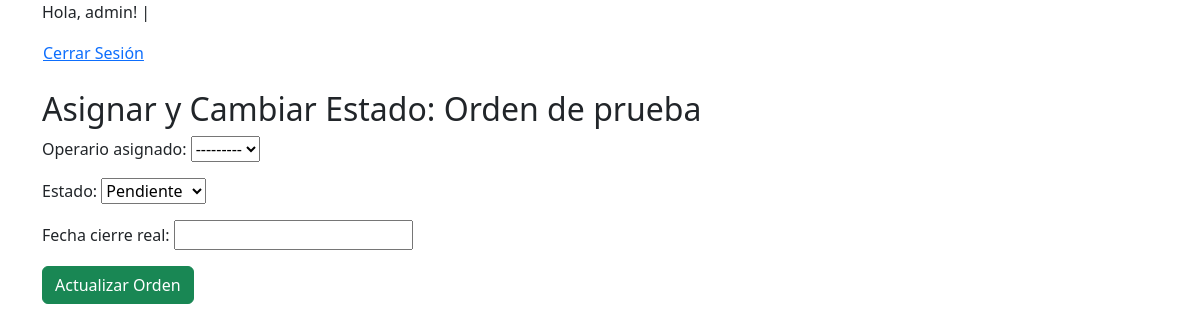
Page /asignar/1/ (signed in) on the earlier database version.
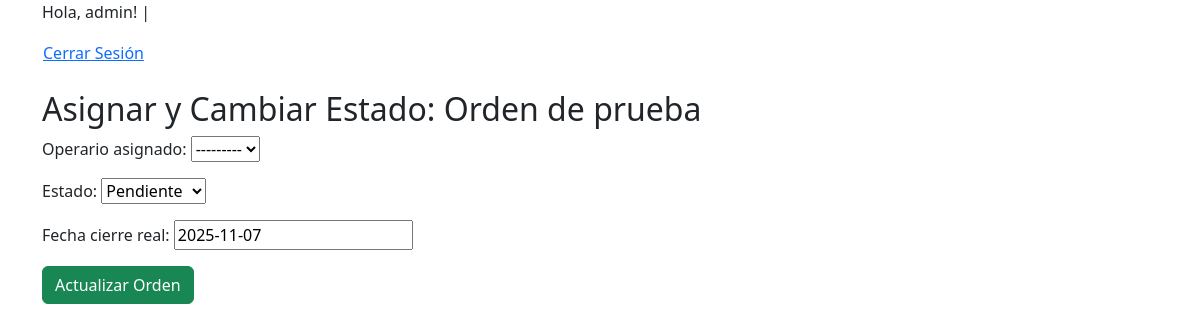
Same page on the later database version.
### mantenimiento/models.py (models this page shows, shortened)
class OrdenDeTrabajo(models.Model):
    PRIORIDAD = [
        ('Baja', 'Baja'),
        ('Media', 'Media'),
        ('Alta', 'Alta')
    ]
    ESTADO = [
        ('Pendiente', 'Pendiente'),
        ('En Proceso', 'En Proceso'),
        ('Cerrada', 'Cerrada')
    ]
    titulo = models.CharField(max_length=100)
    descripcion_falla = models.TextField()
    prioridad = models.CharField(max_length=10, choices=PRIORIDAD)
    fecha_creacion = models.DateField(auto_now_add=True)
    fecha_cierre_real = models.DateField(null=True, blank=True)
    estado = models.CharField(max_length=15, choices=ESTADO, default='Pendiente')
    creador = models.ForeignKey(User, related_name='ordenes_creadas', on_delete=models.CASCADE)
    operario_asignado = models.ForeignKey(User, related_name='ordenes_asignadas', null=True, blank=True, on_delete=models.SET_NULL)

### mantenimiento/views.py (the view)
# urls.py: path('asignar/<int:id>/', views.asignar_orden, name='asignar_orden'),
@login_required
@permission_required('mantenimiento.change_ordendetrabajo', raise_exception=True)
def asignar_orden(request, id):
    orden = get_object_or_404(OrdenDeTrabajo, id=id)
    if request.method == 'POST':
        form = AsignacionYEstadoForm(request.POST, instance=orden)
        if form.is_valid():
            form.save()
            messages.success(request, "Orden actualizada correctamente.")
            return redirect('orden_list')
        else:
            messages.error(request, "Error al actualizar la orden.")
    else:
        form = AsignacionYEstadoForm(instance=orden)
    return render(request, 'asignacion_form.html', {'form': form, 'orden': orden})

### mantenimiento/forms.py (shortened to what this page needs)
class AsignacionYEstadoForm(forms.ModelForm):
    class Meta:
        model = OrdenDeTrabajo
        fields = ['operario_asignado', 'estado', 'fecha_cierre_real']
    def __init__(self, *args, **kwargs):
        super().__init__(*args, **kwargs)
        self.fields['operario_asignado'].queryset = User.objects.filter(groups__name='Operario')

### mantenimiento/templates/asignacion_form.html (shortened to what this page needs)
{% extends "base.html" %}
{% block content %}
  <h2>Asignar y Cambiar Estado: {{ orden.titulo }}</h2>
  <form method="post">
    {{ form.as_p }}
    <button type="submit" class="btn btn-success">Actualizar Orden</button>
  </form>
{% endblock %}

Differences in the rows shown:
changed OrdenDeTrabajo "Orden de prueba": fecha_cierre_real (not shown) → "2025-11-07"
